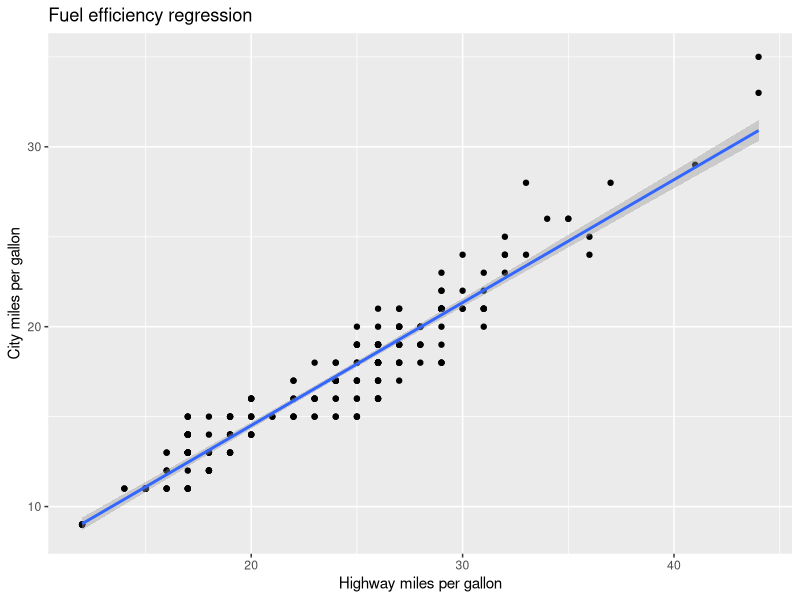
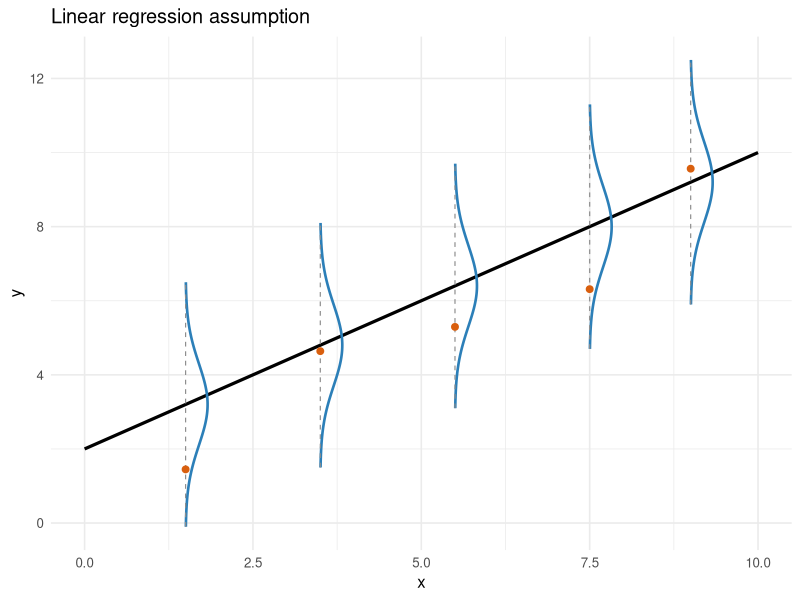

Generate these figures, in order, with R:
## ---- chunk 1
library(tidyverse)
ggplot(mpg,aes(x=hwy,y=cty))+
  geom_point()+
  stat_smooth(method="lm")+
  labs(x="Highway miles per gallon",y="City miles per gallon",
       title="Fuel efficiency regression")
## ---- chunk 2
RegressionSS<-function(par,x,y) {
  a<-par["a"]
  b<-par["b"]
  y_hat<-a+b*x
  SS<-sum((y-y_hat)^2)
  return(SS)
}
fit<-optim(par=c(a=0,b=1),
           fn=RegressionSS,
           x=mpg$hwy,
           y=mpg$cty)
fit
## ---- chunk 3
lm1<-lm(cty~hwy,data=mpg)
summary(lm1)
## ---- chunk 4
RegressionLL<-function(par,x,y) {
  a<-par["a"]
  b<-par["b"]
  y_hat<-a+b*x
  LL<-sum(dnorm(y,mean=y_hat,sd=1,log=TRUE))
  return(-LL)
}
fit<-optim(par=c(a=0,b=1),
           fn=RegressionLL,
           x=mpg$hwy,
           y=mpg$cty)
fit
## ---- chunk 5
# Demonstration plot:
# y_i ~ Normal(mu_i, sigma), where mu_i = b0 + b1*x_i
b0 <- 2
b1 <- 0.8
sigma <- 1.1

# Line domain
x_grid <- tibble(x = seq(0, 10, length.out = 300)) %>%
  mutate(mu = b0 + b1 * x)

# Points along the line where we'll draw vertical normal densities
x_marks <- tibble(x = c(1.5, 3.5, 5.5, 7.5, 9.0)) %>%
  mutate(mu = b0 + b1 * x)

# Build vertical density "ribbons" centered at each mu_i
# We parameterize over y, compute dnorm(y | mu_i, sigma), then convert to horizontal width.
density_curves <- x_marks %>%
  rowwise() %>%
  do({
    xi <- .$x
    mui <- .$mu
    y_vals <- seq(mui - 3 * sigma, mui + 3 * sigma, length.out = 200)
    tibble(
      x0 = xi,
      mu = mui,
      y = y_vals,
      dens = dnorm(y_vals, mean = mui, sd = sigma)
    )
  }) %>%
  ungroup() %>%
  mutate(
    # Scale density to visible horizontal width in x units
    x = x0 + dens * 0.9
  )

# Optional: one simulated observation at each x_mark
set.seed(713)
obs <- x_marks %>%
  mutate(y = rnorm(n(), mean = mu, sd = sigma))

ggplot() +
  # regression line E[y|x] = b0 + b1*x
  geom_line(data = x_grid, aes(x, mu), linewidth = 1.1, color = "black") +
  
  # vertical normal density shapes at selected x values
  geom_path(
    data = density_curves,
    aes(x = x, y = y, group = x0),
    color = "#2C7FB8",
    linewidth = 0.9
  ) +
  
  # center lines showing each conditional mean mu_i
  geom_segment(
    data = x_marks,
    aes(x = x, xend = x, y = mu - 3 * sigma, yend = mu + 3 * sigma),
    linetype = "dashed",
    color = "gray55",
    linewidth = 0.4
  ) +
  
  # optional simulated points
  geom_point(data = obs, aes(x, y), size = 2, color = "#D95F0E") +
  
  labs(
    x = "x",
    y = "y",
    title = "Linear regression assumption"
  ) +
  theme_minimal(base_size = 12)
